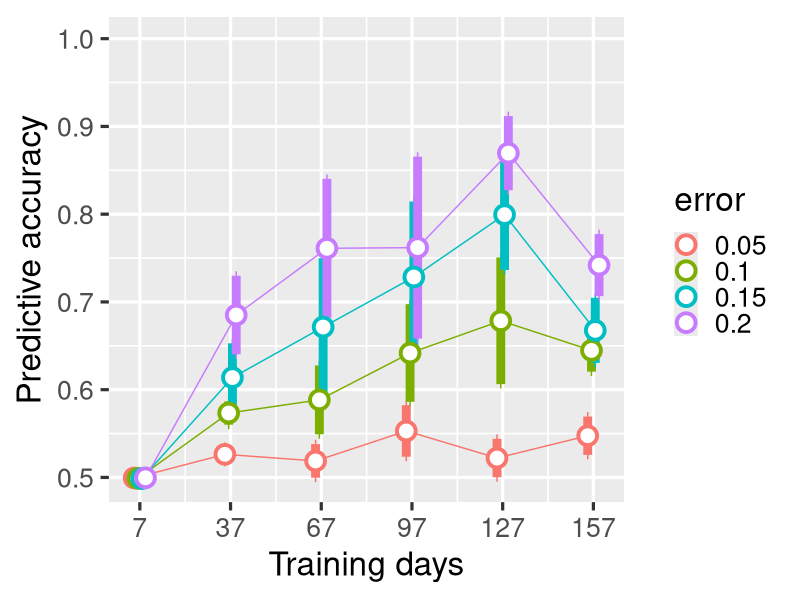
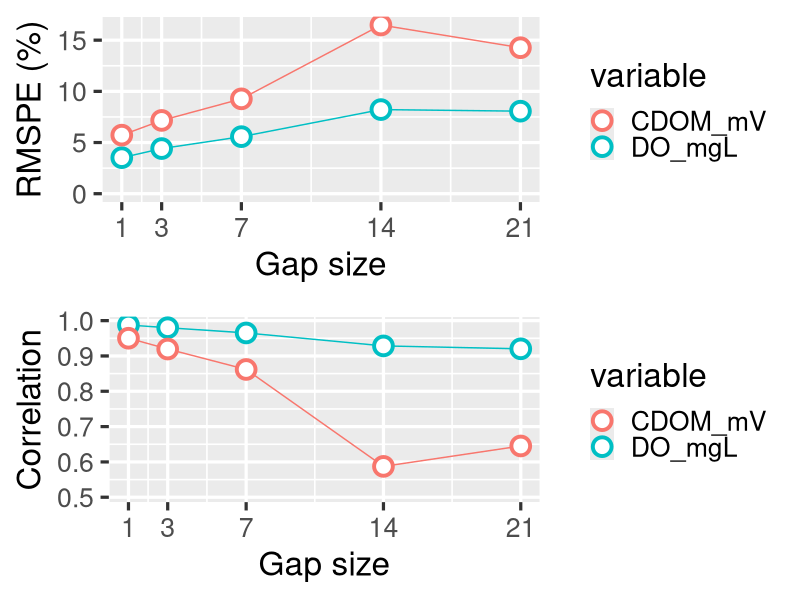

Write the R code that produced these figures, in order.
library(dplyr)
library(ggplot2)
library(gridExtra)

# ERRORS
dat <- read.csv("error_checking_output.csv")

dat2 <- dat %>% group_by(frac, days) %>%
  summarize(avg = mean(accuracy), se = sd(accuracy)/sqrt(6)) %>% ungroup() %>%
  mutate(error = factor(frac))

pd <- position_dodge(5) # move points so they don't overlap

png("error_output.png",width=8.5,height=7.5,units="in",res=150)
ggplot(dat2, aes(x=days, y=avg, colour=error)) +
    geom_errorbar(aes(ymin=avg-se, ymax=avg+se), width=2, position=pd, size=3) +
    geom_line(position=pd) +
    geom_point(position=pd ,size=5, shape=21, fill="white", stroke=2) +
    scale_x_continuous(name="Training days", breaks=unique(dat2$days)) +
    ylab("Predictive accuracy") +
    theme_grey(base_size = 24) +
    expand_limits(y=1)
dev.off()

# GAPS
gaps <- read.csv("gap_filling_output.csv")

# mean values from each time series
mu <- rep(c(9.182572906662045, 82.94079690902352),each=5)
gaps$rmspe <- gaps$rmspe/mu
colnames(gaps)[4] <- "variable"

p1 <- ggplot(gaps, aes(x=gap, y=rmspe*100, colour=variable)) +
    geom_line() +
    geom_point(size=5, shape=21, fill="white", stroke=2) +
    scale_x_continuous(name="Gap size", breaks=unique(gaps$gap)) +
    ylab("RMSPE (%)") +
    theme_grey(base_size = 24) +
    expand_limits(y=0)

p2 <- ggplot(gaps, aes(x=gap, y=corr, colour=variable)) +
    geom_line() +
    geom_point(size=5, shape=21, fill="white", stroke=2) +
    scale_x_continuous(name="Gap size", breaks=unique(gaps$gap)) +
    ylab("Correlation") +
    theme_grey(base_size = 24) +
    expand_limits(y=0.51)

png("gap_output.png",width=8.5,height=7.5,units="in",res=150)
grid.arrange(p1,p2,ncol=1)
dev.off()
